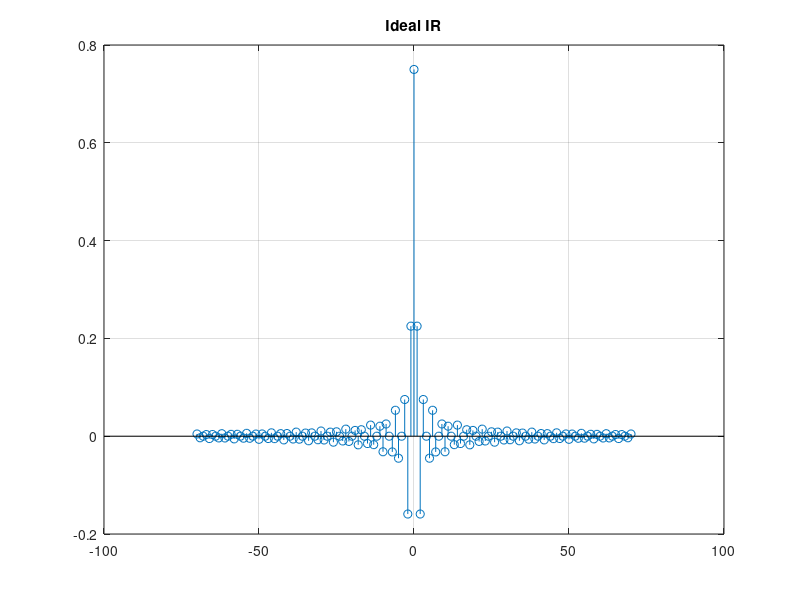
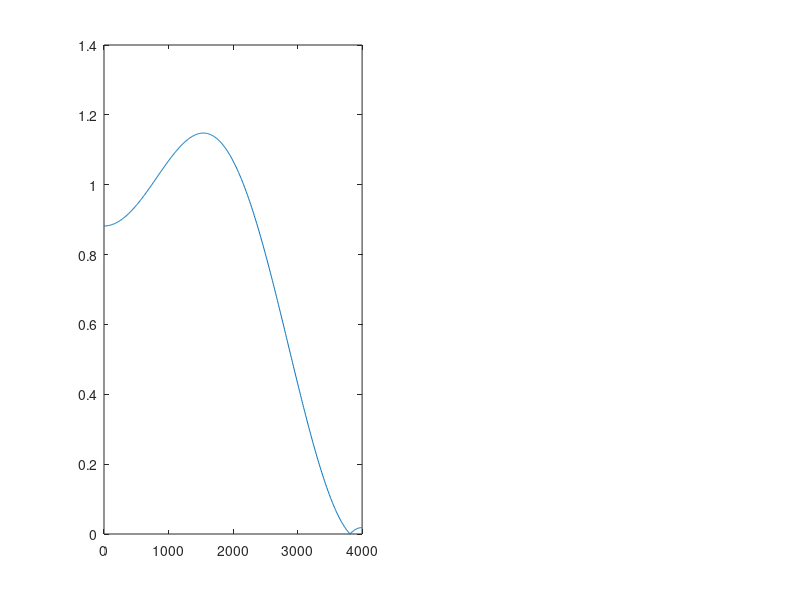

Recreate these plots in MATLAB, in order. (Note: this script raises an error after producing the figures.)
% Use windowed Fourier series method and design a FIR-type (causal) lowpass
% filter with cutoff frequency w_c = 3*pi/4.
% Impulse response of an ideal lowpass filter with cutoff frequency at w_c
% in matlab is w_c/pi*sinc(w_c/pi *n), where w_c = 2*pi*f_c/fs and 'n' is
% sample index.
clf;
fs = 8000;
n = (-70:70);
% h_d[n] = sin(3*pi/4*n) / (pi*n) = (3/4)*sinc(3/4*n)
h_d = 3/4*sinc(3/4*n);

figure(1)
stem(n,h_d)
title('Ideal IR')
grid on
%% Task a)
% generate 4th order FIR lowpass filter by windowing ideal impulse resonse with 
% rectangular window: w_r[n] = 1, -M =< n =< M, M = 2 and else 0. Plot the impulse 
% response and magnitude response

M = 2;

w_lowpass = zeros(1, length(n));
w_lowpass(n >= -M & n <= M) = 1;


% Windowed impulse response using H(n) = w(n) . h(n)
wir = w_lowpass .* h_d;

[wfr, f] = freqz(wir, 1, 512, fs);

wmr = abs(wfr);

% Plot in linear graph
figure(2); 
subplot(1, 2, 1)
plot(f, wmr)
hold on

speksitFIR([3/4*fs/2-10 fs/2*3/4+10], [1 0], [0.01 0.1], fs);
hold off; grid on; title('Magnitude Response');

hold on
subplot(1, 2, 2)
stem(n, wir)
hold off; grid on; title('Impulse Response');

sgtitle('With Rectangular Window (M = 2)');

%% Task b)
% generate 4th order FIR lowpass filter by windowing ideal impulse resonse with 
% Hamming window: w_h[n] = 0.54+0.46*cos(pi*n/M), -M =< n =< M, M = 2. Plot the 
% impulse response and magnitude response

M = 2;
w_hamming = 0.54 + 0.46 * cos(pi * n / M);
w_hamming(n < -M & n > M) = 0;

% Hamming impulse response
wir_hamming = h_d .* w_hamming;

[wfr_hamming, f] = freqz(wir_hamming, 1, 512, fs);

wmr_hamming = abs(wfr_hamming);

% Plot in linear graph

figure(3)
subplot(1,2,1)
plot(f, wmr_hamming)
hold on

speksitFIR([3/4*fs/2-10 fs/2*3/4+10], [1 0], [0.01 0.1], fs);
hold off; grid on; title('Magnitude Response')

hold on;
subplot(1,2,2)
stem(n, wir_hamming)
hold off; grid on; title('Amplitude Response');

sgtitle('With Hamming Window (M = 2)');

%% Task c)
% Compare how the magnitude responses of the filters designed in (a) and (b) 
% differ. Then do the same as in a) and b) but use filter order of 100 (M=50).

figure(4); 
subplot(1, 2, 1)
plot(f, wmr)
title('With Rectangular Window')
hold on
speksitFIR([3/4*fs/2-10 fs/2*3/4+10], [1 0], [0.01 0.1], fs);
hold off; grid on;
subplot(1, 2, 2)
plot(f, wmr_hamming)
title('With Hamming Window')
hold on
speksitFIR([3/4*fs/2-10 fs/2*3/4+10], [1 0], [0.01 0.1], fs);
hold off; grid on;

sgtitle('Magnitude Responses (M = 2)')


M = 50;

w_lowpass_50 = zeros(1, length(n));
w_lowpass_50(n >= -M & n <= M) = 1;
wir_50 = w_lowpass_50 .* h_d;
[wfr_50, f] = freqz(wir_50, 1, 512, fs);
wmr_50 = abs(wfr_50);

w_hamming_50 = 0.54 + 0.46 * cos(pi * n / M);
w_hamming_50(n < -M & n > M) = 0;
wir_hamming_50 = h_d .* w_hamming_50;
[wfr_hamming_50, f] = freqz(wir_hamming_50, 1, 512, fs);
wmr_hamming_50 = abs(wfr_hamming_50);

figure(5); 
subplot(1, 2, 1)
plot(f, wmr_50)
title('With Rectangular Window')
hold on
speksitFIR([3/4*fs/2-10 fs/2*3/4+10], [1 0], [0.01 0.1], fs);
hold off; grid on;
subplot(1, 2, 2)
plot(f, wmr_hamming_50)
title('With Hamming Window')
hold on
speksitFIR([3/4*fs/2-10 fs/2*3/4+10], [1 0], [0.01 0.1], fs);
hold off; grid on;

sgtitle('Magnitude Responses (M = 50)')
